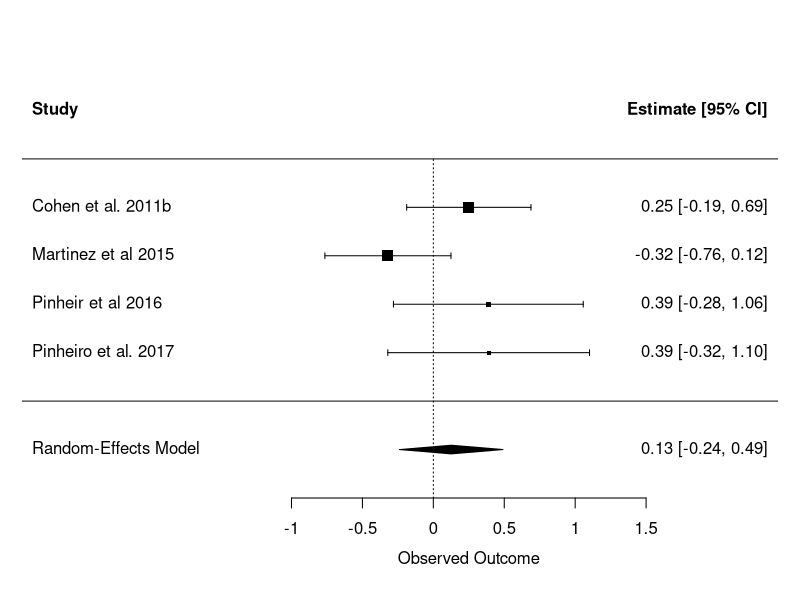
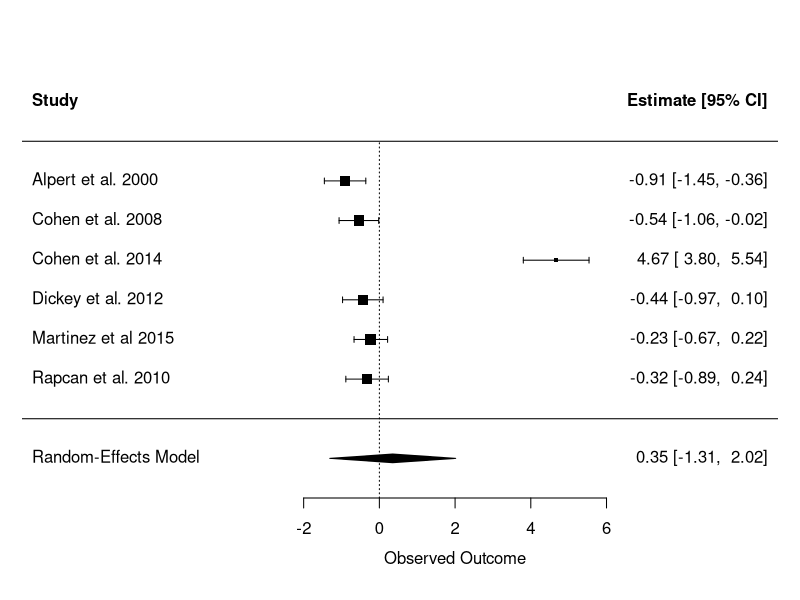
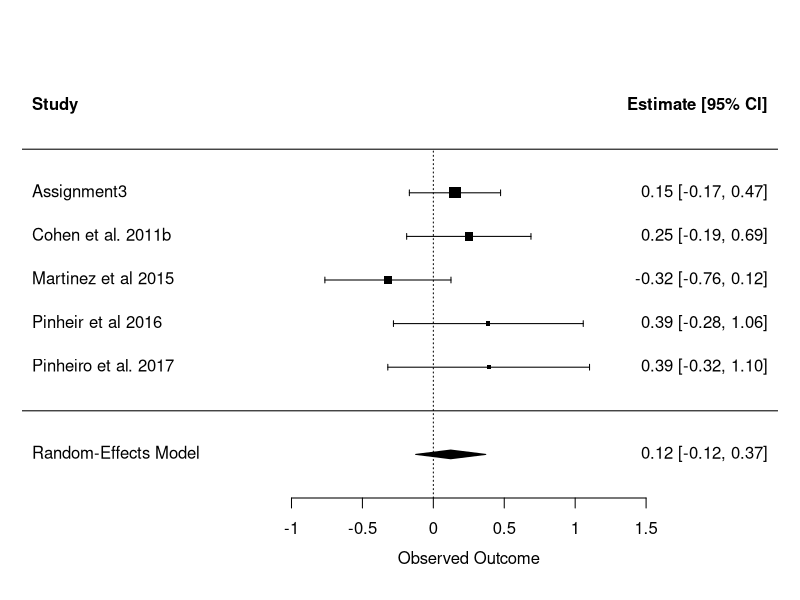
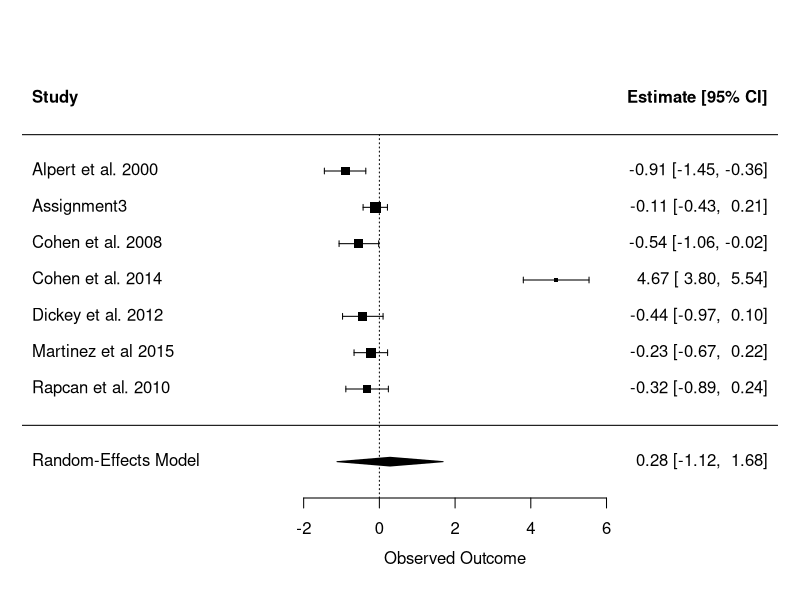
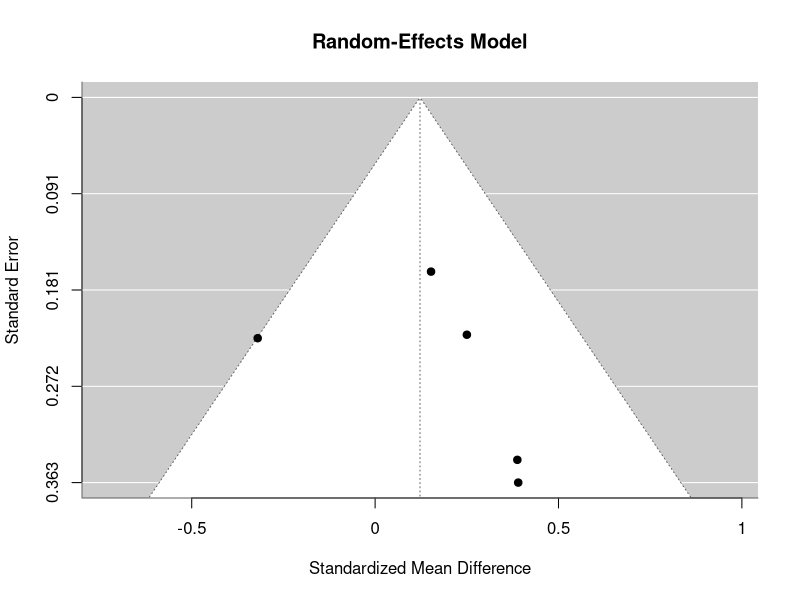
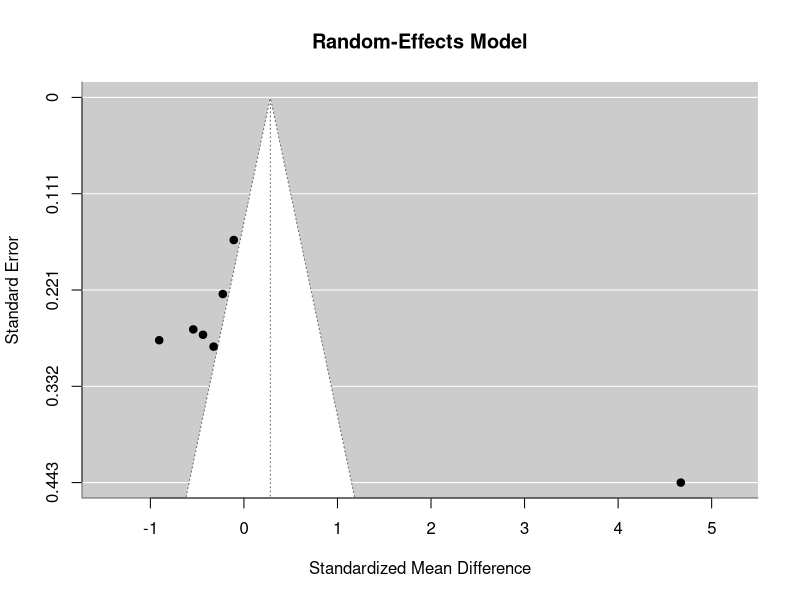
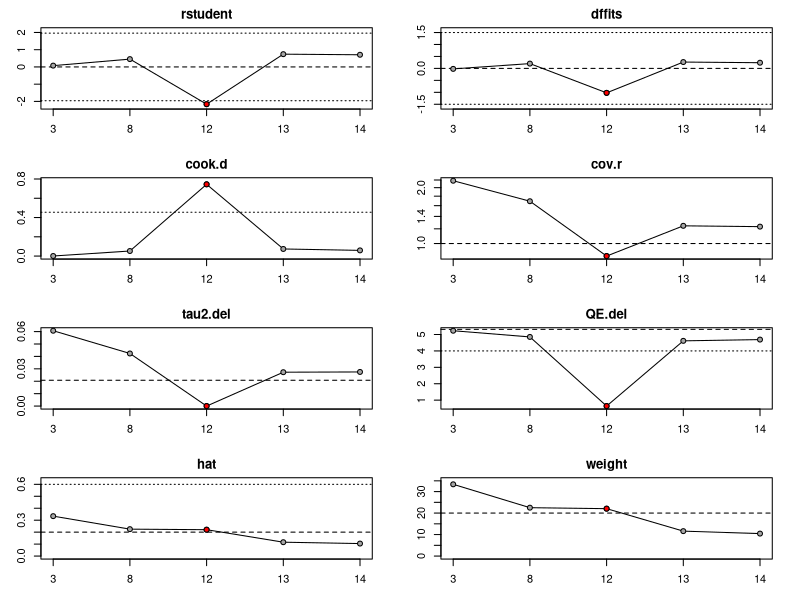
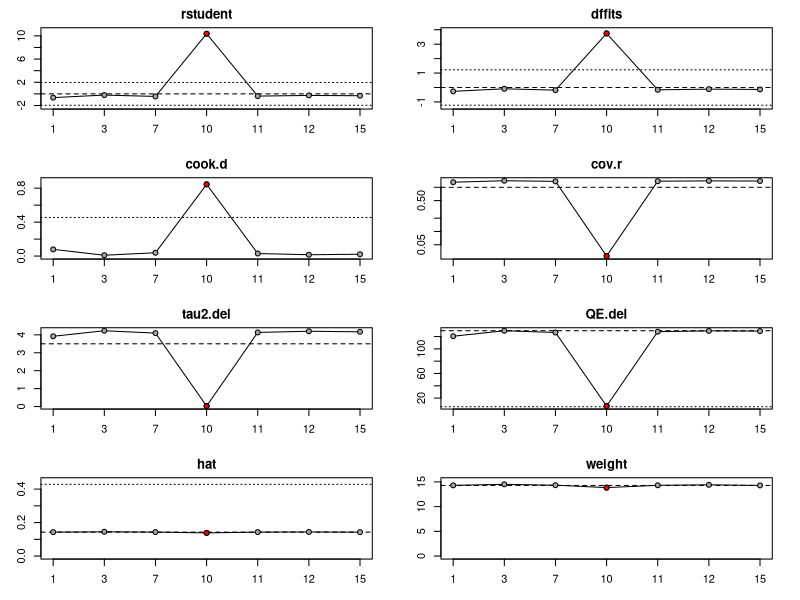

Write R code to recreate these figures, in order.
## ---- chunk 1
knitr::opts_chunk$set(echo = TRUE)
knitr::opts_knit$set(root.dir = '/home/tnoncs/Assignment5')
## ---- chunk 2
meta_data=read.csv("Data.csv", sep=";", header=T)
meta_schizo=sum(meta_data$SampleSizeSchizo) # 518
meta_control=sum(na.omit(meta_data$SampleSizeContros)) # 216

library(metafor)
library(plyr)
PitchRange_mean=escalc('SMD', n1i=SampleSizeSchizo, n2i=SampleSizeContros, m1i=PitchMeanSchizo, m2i=PitchMeanControls, sd1i=PitchMeanSchizoSD, sd2i=PitchMeanControlsSD, data = meta_data) # getting the effect size of mean for each study
PitchRange_mean=plyr::rename(PitchRange_mean, replace = c("yi"="yi_mean", "vi"="vi_mean"))

PitchRange_sd=escalc('SMD', n1i=SampleSizeSchizo, n2i=SampleSizeContros, m1i=PitchSDSchizo, m2i=PitchSDControls, sd1i=PitchSDSchizoSD, sd2i=PitchSDControlsSD, data = meta_data)
PitchRange_sd=plyr::rename(PitchRange_sd, replace = c("yi"="yi_sd", "vi"="vi_sd"))

PitchRange=merge(PitchRange_mean, PitchRange_sd)

 # estimate the overall effect
library(lmerTest)
m_mean <- lmer(yi_mean ~ 1 + (1 | Article), weights = 1/vi_mean, data=PitchRange, control=lmerControl(check.nobs.vs.nlev="ignore", check.nobs.vs.nRE="ignore"))
summary(m_mean)

m_sd <- lmer(yi_sd ~ 1 + (1 | Article), weights = 1/vi_sd, data=PitchRange, control=lmerControl(check.nobs.vs.nlev="ignore", check.nobs.vs.nRE="ignore"))
summary(m_sd)

res_mean <- rma(yi_mean, vi_mean, data = PitchRange, slab=Article) 
summary(res_mean)

forest(res_mean)
confint(res_mean)

res_sd <- rma(yi_sd, vi_sd, data = PitchRange, slab=Article) 
summary(res_sd)

forest(res_sd)
confint(res_sd)

PitchRange=plyr::rename(PitchRange, replace = c("SampleSizeContros"="SampleSizeControls"))
meta_data=plyr::rename(meta_data, replace = c("SampleSizeContros"="SampleSizeControls"))

## ---- chunk 3
port3_data= read.csv("port3_data.csv")
port3_data$diagnosis= as.factor(port3_data$diagnosis)

schizo= subset(port3_data, port3_data$diagnosis=="1")
control= subset(port3_data, port3_data$diagnosis=="0")

assignment3=data.frame(
  PitchMeanSchizo=mean(schizo$mean), # mean of mean
  PitchMeanControls=mean(control$mean), #mean of mean
  PitchMeanSchizoSD=sd(schizo$mean), # sd of mean
  PitchMeanControlsSD=sd(control$mean), # sd of mean
  PitchSDSchizo=mean(schizo$sd), # mean of sd
  PitchSDControls=mean(control$sd), # mean of sd
  PitchSDSchizoSD=sd(schizo$sd), # sd of sd
  PitchSDControlsSD=sd(control$sd),  # sd of sd
  
  Article="Assignment3",
  Year=2017,
  SampleSizeSchizo=as.numeric(length(unique(schizo$id))),
  SampleSizeControls=as.numeric(length(unique(control$id)))
)


all_pitchrange=rbind(meta_data, assignment3)

PitchRange_m=escalc('SMD', n1i=SampleSizeSchizo, n2i=SampleSizeControls, m1i=PitchMeanSchizo, m2i=PitchMeanControls, sd1i=PitchMeanSchizoSD, sd2i=PitchMeanControlsSD, data = all_pitchrange) # getting the effect size of mean for each study
PitchRange_m=plyr::rename(PitchRange_m, replace = c("yi"="yi_mean", "vi"="vi_mean"))

PitchRange_s=escalc('SMD', n1i=SampleSizeSchizo, n2i=SampleSizeControls, m1i=PitchSDSchizo, m2i=PitchSDControls, sd1i=PitchSDSchizoSD, sd2i=PitchSDControlsSD, data = all_pitchrange)

PitchRange_s=plyr::rename(PitchRange_s, replace = c("yi"="yi_sd", "vi"="vi_sd"))

PitchRange=merge(PitchRange_m, PitchRange_s)

 # estimate the overall effect
library(lmerTest)
mo_mean <- lmer(yi_mean ~ 1 + (1 | Article), weights = 1/vi_mean, data=PitchRange, control=lmerControl(check.nobs.vs.nlev="ignore", check.nobs.vs.nRE="ignore"))
summary(mo_mean)

mo_sd <- lmer(yi_sd ~ 1 + (1 | Article), weights = 1/vi_sd, data=PitchRange, control=lmerControl(check.nobs.vs.nlev="ignore", check.nobs.vs.nRE="ignore"))
summary(mo_sd)

re_mean <- rma(yi_mean, vi_mean, data = PitchRange, slab=Article) # report from rma
summary(re_mean)
confint(re_mean)
# tau^2 (estimated amount of total heterogeneity): 0.0607 (SE = 0.1133)
# I^2 (total heterogeneity / total variability):   44.28%
forest(re_mean)

re_sd <- rma(yi_sd, vi_sd, data = PitchRange, slab=Article) 
summary(re_sd)
confint(re_sd)
# tau^2 (estimated amount of total heterogeneity): 4.2287 (SE = 2.7324)
# I^2 (total heterogeneity / total variability):   98.15%
forest(re_sd)

# Still not significant
## ---- chunk 4
# Quality check

summary(re_mean)
re_mean
# tau^2 (estimated amount of total heterogeneity): 0.0208 (SE = 0.0552) # reporting is on the slides
# I^2 (total heterogeneity / total variability):   26.15%
summary(re_sd)
# tau^2 (estimated amount of total heterogeneity): 3.4995 (SE = 2.0678)
# I^2 (total heterogeneity / total variability):   98.18%

# tau2= tells you the heterogeneity of studies # Tau square is a measure of overall variance
# I2 = the percentage of tau2, that can not be explained by the uncertainty. or something like that...
# I square is the proportion of variance due to heterogeneity, aka, that cannot be reduced to within-study uncertainty

funnel(re_mean, main = "Random-Effects Model",xlab = "Standardized Mean Difference")
funnel(re_sd, main = "Random-Effects Model",xlab = "Standardized Mean Difference")

regtest(re_mean)  # not sign, that's good
regtest(re_sd) # very significant!!
ranktest(re_mean) # not sign, that's good
ranktest(re_sd) 


inf <- influence(re_mean)
print(inf)
plot(inf) # Martinez et al 2015

infl <- influence(re_sd)
print(infl)
plot(infl)
# Cohen et al. 2014

## ---- chunk 5
# removing influential studies
new_data=PitchRange
new_data[12, 13:14]=NA
new_data=new_data[-10,]

# Rerunning the analysis
#meta analysis optimization
rma_mean <- rma(yi=yi_mean, vi=vi_mean, data = new_data, slab=Article) 
summary(rma_mean) 
forest(rma_mean) 

rma_sd <- rma(yi=yi_sd, vi=vi_sd, data = new_data, slab=Article) 
summary(rma_sd) #ß=-0.3754
forest(rma_sd) 

# do we have to do these?
rma_mean #tau^2=0  I^2=0.00%  Q(df = 3) = 0.6397, p-val = 0.8873
confint(rma_mean) #CIs for tau^2: 0.0000  0.1169; for I^2: 0.0000 64.8153

rma_sd #tau^2=0.0267  I^2=31.63%  Q(df = 5) = 7.0540, p-val = 0.2167
confint(rma_sd) #CIs for tau^2 (0.0000  0.4135); for I^2: 0.0000 87.7657

funnel(rma_mean, main = "Random-effects model (mean)",xlab = "Standardized mean difference")
regtest(rma_mean) #significant z = 0.7936, p = 0.4274
ranktest(rma_mean) #not significant Kendall's tau = 0.6667, p = 0.333

funnel(rma_sd, main = "Random-effects model (standard deviation)",xlab = "Standardized mean difference") 
regtest(rma_sd) #significant z = -2.0630, p = 0.039
ranktest(rma_sd) #not significant Kendall's tau = -0.4667, p = 0.2722
